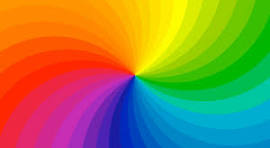
#> input picture cromaCampus/openCv/test.jpeg, 270 x 148 px
$ jupyter execute Untitled.ipynb
#> lines starting #> are read from the running program, lines starting #| are printed output that depends on the picture
[cell 1]
import cv2 as cv
import numpy as np
import matplotlib.pyplot as plt

[cell 2]
img=cv.imread("./test.jpeg")
#> img is the input picture: shape (148, 270, 3); mean B, G, R 70.5, 132.2, 146.4
#Displaying image using plt.imshow() method
plt.imshow(img)

cv.waitKey(0)
cv.destroyAllWindows()

[cell 3]
img.size
#> Out = 119880

[cell 4]
img.shape
#> Out = (148, 270, 3)

[cell 5]
blur = cv.blur(img, (30,30))
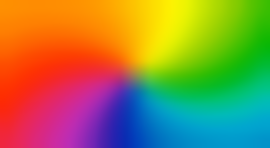
#> blur: shape (148, 270, 3); mean B, G, R 69.8, 132.3, 147.3

images = [img,blur]
# images = [cv2.cvtColor(cv2.imread(p), cv2.COLOR_BGR2RGB) for p in image_paths]


plt.figure(figsize=(10,5))
for i in range(2):
    plt.subplot(1, 2, i+1)
    plt.imshow(images[i])


plt.show()
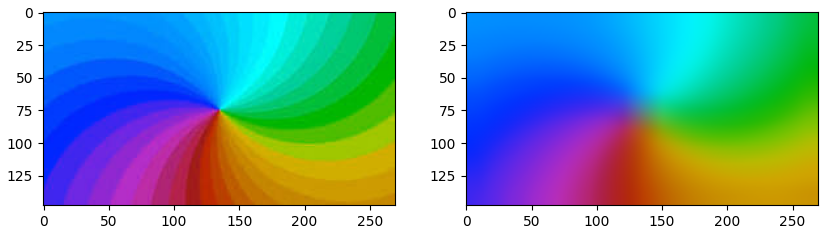
#> figure drawn by matplotlib, 2 panels; B, G, R data is drawn as R, G, B
cv.waitKey(0)
cv.destroyAllWindows()
